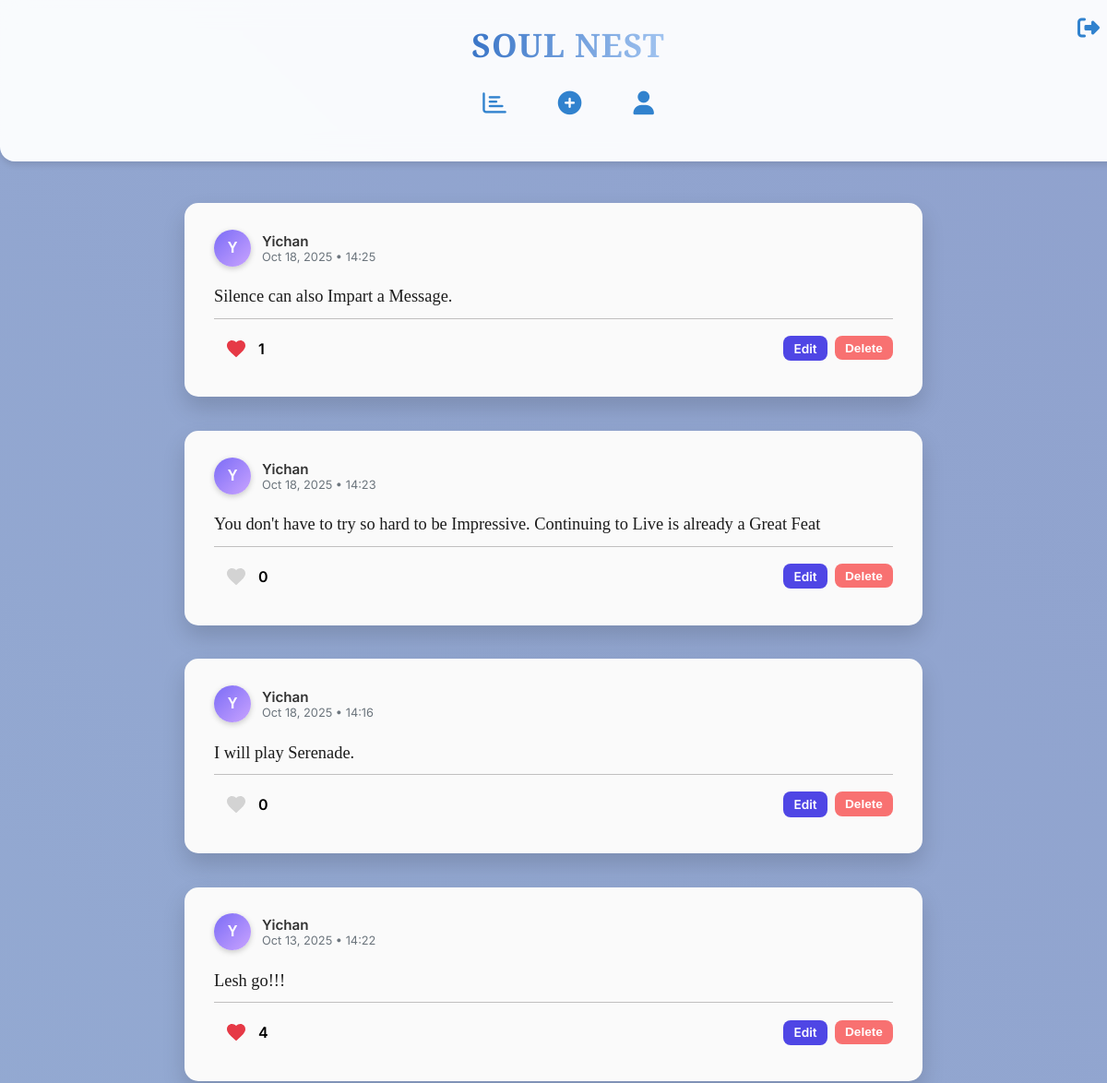
/thoughts (signed in, upper part), run on an earlier commit of the app's database.
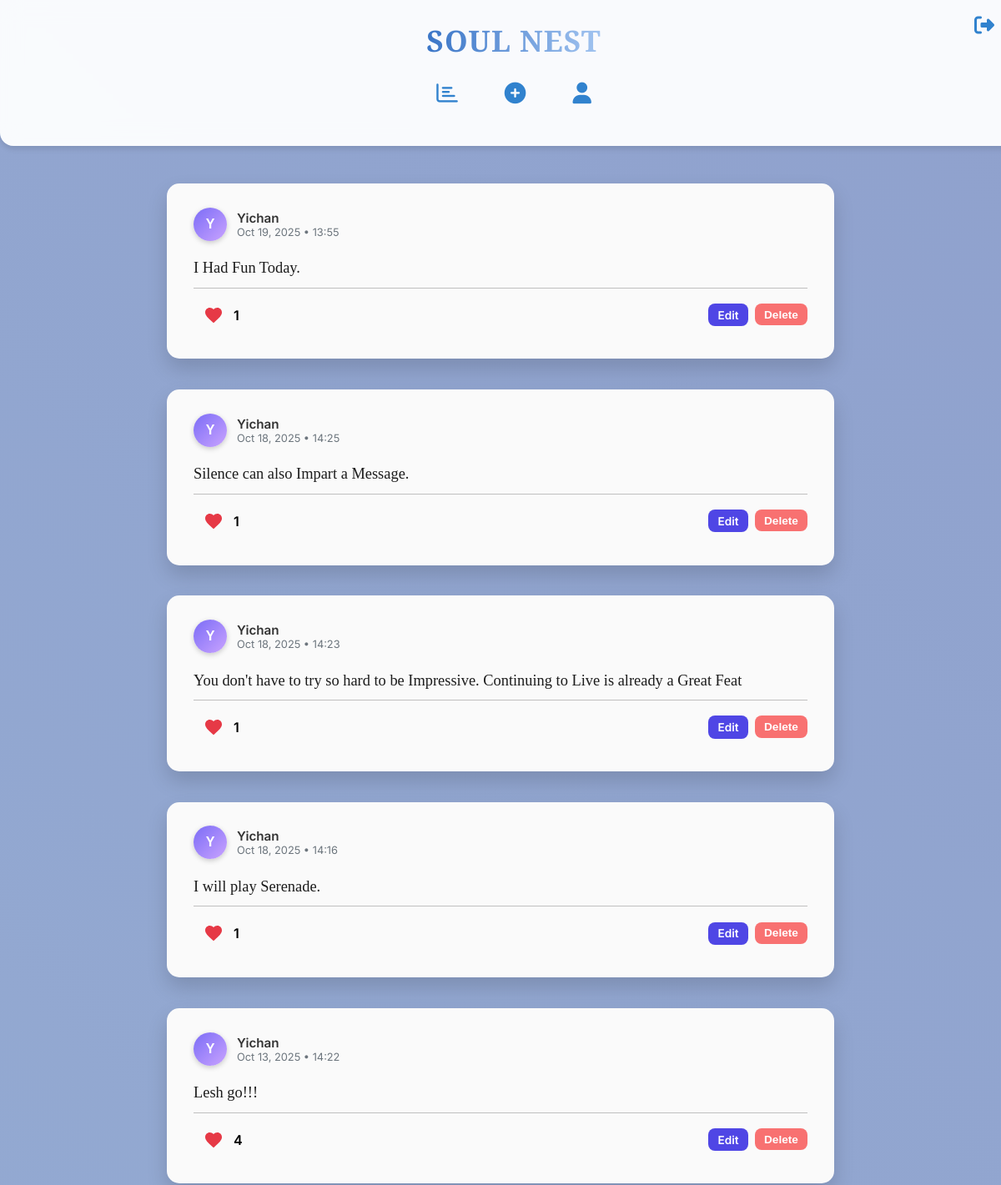
And on a later commit of the database.
### models.py (models this page shows, shortened)
class Thought(db.Model):
    id = db.Column(db.Integer, primary_key=True)
    content = db.Column(db.Text, nullable=False)
    user_id = db.Column(db.Integer, db.ForeignKey('user.id'), nullable=False)
    timestamp = db.Column(db.DateTime, default=datetime.utcnow)
    mood = db.Column(db.String(50), nullable=True)
    user = db.relationship('User', backref=db.backref('thoughts', lazy=True))
    liked_by = db.relationship(
        'User', secondary='likes',
        back_populates='liked_thoughts', lazy='dynamic' # Keep dynamic for efficiency
    )
    def is_liked_by(self, user):
        return self.liked_by.filter(likes.c.user_id == user.id).first() is not None
    def like_count(self):
        return self.liked_by.count()

class User(db.Model, UserMixin):
    id = db.Column(db.Integer, primary_key=True)
    username = db.Column(db.String(80), nullable=False, unique=True)
    password = db.Column(db.String(200), nullable=False)
    profile_image = db.Column(db.String(200), nullable=True)
    liked_thoughts = db.relationship(
        'Thought', secondary='likes',
        back_populates='liked_by', lazy='dynamic'
    )

### app.py (the view)
@app.route('/thoughts')
@login_required
def thoughts():
    all_thoughts = Thought.query.options(
        joinedload(Thought.user)
    ).order_by(Thought.timestamp.desc()).all()
    return render_template('thoughts.html', thoughts=all_thoughts)

### app.py (called while the page is built)
@login_manager.user_loader
def load_user(user_id):
    return User.query.get(int(user_id))  # Loads user by ID

### templates/thoughts.html (shortened to what the changed rows need)
{% extends "base.html" %}
{% block content %}
<div class="feed-container" style="display: flex; flex-direction: column; gap: 1.5rem;">
    {% if thoughts %}
        {% for thought in thoughts %}
            <div class="thought-card mood-{{ thought.mood }}" data-aos="fade-up" style="
                padding: 1.8rem 2rem;
                border-radius: 15px;
                /* Background is initially set by CSS in <style> block below */
                box-shadow: 0 12px 25px rgba(0,0,0,0.15);
                transition: transform 0.3s ease, box-shadow 0.3s ease, background 0.4s ease;
            "
            onmouseover="this.style.transform='scale(1.03)'; this.style.boxShadow='0 18px 35px rgba(0,0,0,0.25)';"
            onmouseout="this.style.transform='scale(1)'; this.style.boxShadow='0 12px 25px rgba(0,0,0,0.15)';">
                <div class="thought-header" style="display: flex; align-items: center; gap: 0.75rem; margin-bottom: 0.75rem;">
                    <div style="
                        width: 40px; height: 40px;
                        border-radius: 50%;
                        background: linear-gradient(135deg, #7b6cf6, #c9a3ff);
                        display: flex; align-items: center; justify-content: center;
                        font-weight: 700; color: white;
                        font-family: 'Zalando Sans SemiExpanded', sans-serif;
                        font-size: 1rem; text-transform: uppercase;
                        box-shadow: 0 2px 6px rgba(0,0,0,0.2);
                    ">
                        {{ thought.user.username[0] }}
                    </div>
                    <div>
                        <div style="font-weight: 600; font-size: 0.95rem; color: #333;">
                            {{ thought.user.username }}
                        </div>
                        <div style="font-size: 0.8rem; color: #6c757d;">
                            {{ thought.timestamp.strftime('%b %d, %Y • %H:%M') }}
                        </div>
                    </div>
                </div>
                <p class="thought-content" style="
                    font-family: 'PT Serif', serif;
                    font-size: 1.15rem; color: #1c1c1c; font-weight: 500;
                    line-height: 1.6; margin-bottom: 0.5rem;
                ">
                    {{ thought.content }}
                </p>
                <div style="height:1px; background:#b0aeaec6; margin-top:0.5rem; margin-bottom:0.5rem; width:100%;"></div>
                <div class="thought-footer" style="display: flex; justify-content: space-between; align-items: center;">
                    <div class="like-section" style="display:flex; align-items:center; gap:0.003rem;">
                        <button type="button"
                                class="heart-icon {% if thought.is_liked_by(current_user) %}liked{% endif %}"
                                data-id="{{ thought.id }}"
                                onclick="toggleLike(this)"
                            style="background:none; border:none; cursor:pointer; display:flex; align-items:center; gap:0.2rem;">
                            <svg width="24" height="24" viewBox="0 0 24 24" fill="{% if thought.is_liked_by(current_user) %}#e63946{% else %}#d3d3d3{% endif %}" xmlns="http://www.w3.org/2000/svg">
                                <path d="M12 21.35l-1.45-1.32C5.4 15.36 2 12.28 2 8.5 2 5.42 4.42 3 7.5 3c1.74 0 3.41 0.81 4.5 2.09C13.09 3.81 14.76 3 16.5 3 19.58 3 22 5.42 22 8.5c0 3.78-3.4 6.86-8.55 11.54L12 21.35z"/>
                            </svg>
                        </button>
                        <span id="like-count-{{ thought.id }}" style="font-weight:600;">{{ thought.like_count() }}</span>
                    </div>
                    {% if thought.user_id == current_user.id %}
                        <div style="display:flex; gap:0.5rem;">
                            <a href="{{ url_for('edit_thought', id=thought.id) }}" style="
                                padding:0.35rem 0.7rem; font-size:0.85rem; font-weight:600; border-radius:8px; border:none;
                                background:#4f46e5; color:white; text-decoration:none; cursor:pointer; transition: all 0.3s ease;"
                                onmouseover="this.style.transform='translateY(-2px) scale(1.05)';" onmouseout="this.style.transform='none';">
                                Edit
                            </a>
                            <form action="{{ url_for('delete_thought', id=thought.id) }}" method="POST">
                                <button type="submit" style="
                                    padding:0.35rem 0.7rem; font-size:0.85rem; font-weight:600; border-radius:8px; border:none;
                                    background:#f87171; color:white; cursor:pointer; transition: all 0.3s ease;"
                                    onmouseover="this.style.transform='translateY(-2px) scale(1.05)';" onmouseout="this.style.transform='none';">
                                    Delete
                                </button>
                            </form>
                        </div>
                    {% endif %}
                </div>
            </div>
        {% endfor %}
    {% else %}
        <div class="no-thoughts text-center mt-5">
            <h3 style="font-family: 'PT Serif', serif;">No thoughts yet... 🌱</h3>
            <p style="color: #555;">Share your first thought to start building your soul nest!</p>
        </div>
    {% endif %}
</div>
{% endblock %}

What changed in the data, as far as the page shows it:
added Thought: user "Y", user.username "Yichan", timestamp "Oct 19, 2025 • 13:55", content "I Had Fun Today.", like_count "1"
computed for Thought "Oct 18, 2025 • 14:23": like_count "0" → "1"
computed for Thought "I will play Serenade.": like_count "0" → "1"
